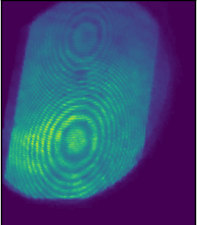
#> input picture 1.1.png, 197 x 225 px
$ python process.py
#> lines starting #> are read from the running program, lines starting #| are printed output that depends on the picture; after the words box and inside, x2 and y2 are one past the last pixel; in counts of white or black regions, pixels touching at a corner belong together
import cv2
import numpy as np
import matplotlib.pylab  as plt

img = cv2.imread('./1.1.png',0)
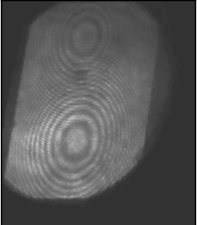
#> img: shape (225, 197); min 0, max 205, mean 85.3
img = cv2.medianBlur(img,5)

ret,th1 = cv2.threshold(img,127,255,cv2.THRESH_BINARY)
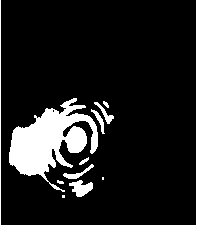
#> th1: shape (225, 197); 11.2% white; 12 white regions (2 under 20 px), largest, box (x1, y1, x2, y2) and area: (9, 98, 98, 192) 3823, (69, 180, 93, 197) 241, (0, 0, 1, 225) 225
th2 = cv2.adaptiveThreshold(img,255,cv2.ADAPTIVE_THRESH_MEAN_C,\
            cv2.THRESH_BINARY,11,2)
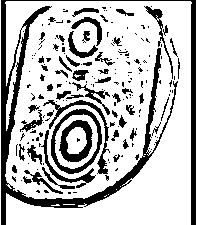
#> th2: shape (225, 197); 74.3% white; 188 black regions (132 under 20 px), largest, box (x1, y1, x2, y2) and area: (1, 0, 196, 225) 5275, (51, 109, 102, 174) 705, (59, 120, 93, 162) 652
th3 = cv2.adaptiveThreshold(img,255,cv2.ADAPTIVE_THRESH_GAUSSIAN_C,\
            cv2.THRESH_BINARY,11,2)
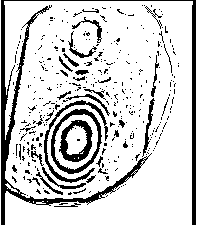
#> th3: shape (225, 197); 81.6% white; 346 black regions (308 under 20 px), largest, box (x1, y1, x2, y2) and area: (1, 0, 196, 225) 3444, (51, 109, 102, 174) 662, (59, 120, 93, 162) 599

titles = ['Original Image', 'Global Thresholding (v = 127)',
            'Adaptive Mean Thresholding', 'Adaptive Gaussian Thresholding']
images = [img, th1, th2, th3]

for i in range(4):
    plt.subplot(2,2,i+1),plt.imshow(images[i],'gray')
    plt.title(titles[i])
    plt.xticks([]),plt.yticks([])
plt.show()

$ run again, with 1.2.png copied over 1.1.png
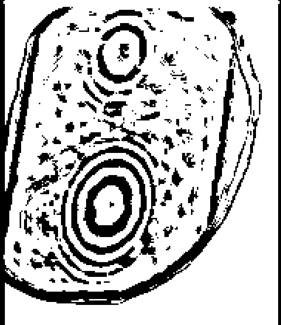
#> input picture 1.2.png, 281 x 325 px
#> img is the input picture: shape (325, 281); min 0, max 255, mean 193.5
#> `ret,th1 = cv2.threshold(img,127,255,cv2.THRESH_BINARY)`:
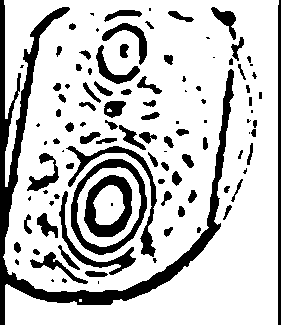
#> th1: shape (325, 281); 77.6% white; 107 black regions (32 under 20 px), largest, box (x1, y1, x2, y2) and area: (0, 0, 234, 325) 7494, (71, 159, 147, 255) 1562, (84, 175, 132, 237) 1411
#> th2: shape (325, 281); 75.8% white; 116 black regions (33 under 20 px), largest, box (x1, y1, x2, y2) and area: (0, 0, 255, 325) 7543, (71, 159, 147, 255) 1564, (84, 175, 132, 237) 1410
#> `th3 = cv2.adaptiveThreshold(img,255,cv2.ADAPTIVE_THRESH_GAUSSIAN_C,\ c..`:
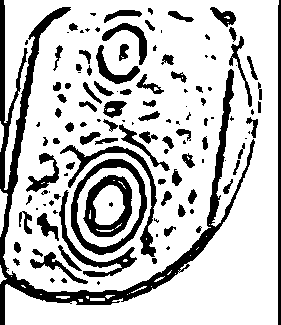
#> th3: shape (325, 281); 76.6% white; 126 black regions (47 under 20 px), largest, box (x1, y1, x2, y2) and area: (0, 0, 255, 325) 7249, (71, 159, 147, 255) 1560, (83, 175, 132, 237) 1341
